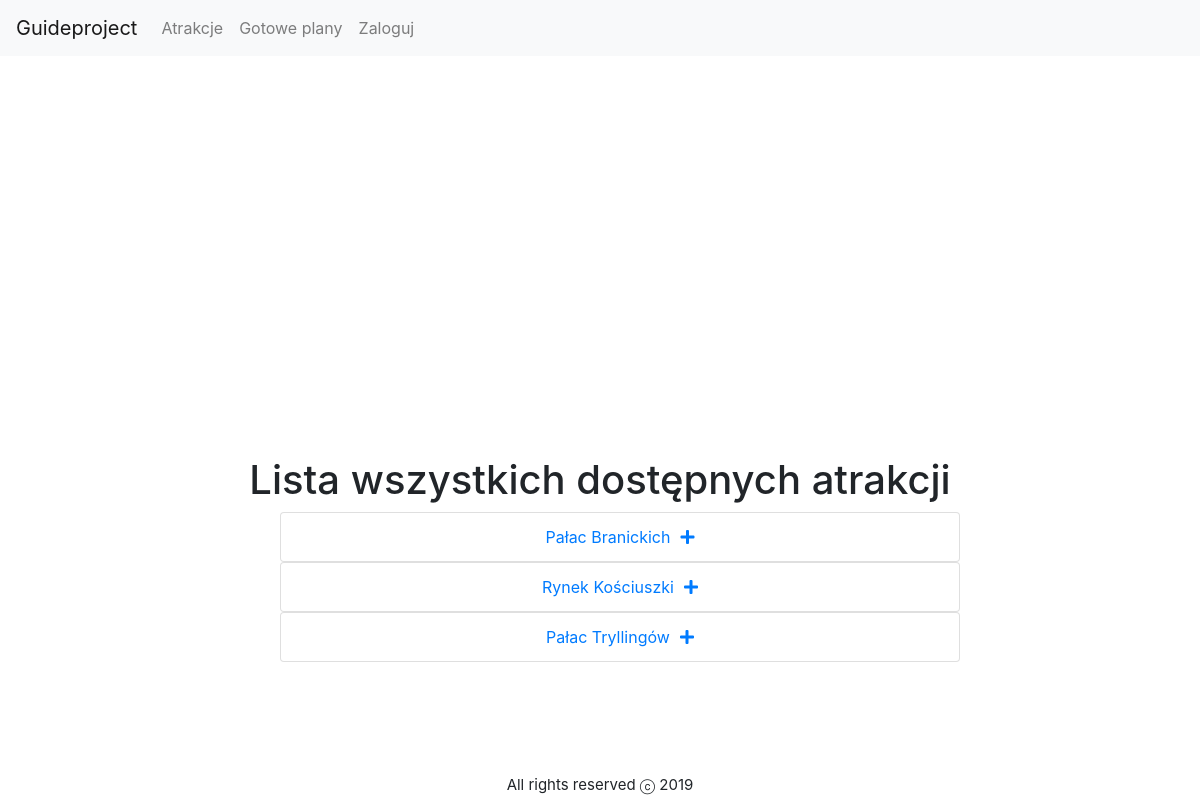
The page /guide/attractions on the database its author committed.
### guide/models.py (models this page shows, shortened)
class Attraction(models.Model):
    name = models.CharField(_("Name"),
                            max_length=200, help_text="Enter attraction's name.")
    description = models.TextField(max_length=500)
    categories = models.ManyToManyField(
        "Category")
    localization = models.ForeignKey(
        "Localization", verbose_name=_("Address"), on_delete=models.CASCADE, null=True)
    timeNeededToSightsee = models.FloatField(
        _("Time neede to sightsee (in hours)"))
    ticketCost = models.FloatField(
        _("Ticket's cost"), default=0)

### guide/views.py (the view)
# urls.py: path('attractions', views.AttractionListView.as_view(), name='attractions'),
class AttractionListView(ListView):
    model = Attraction
    def get_context_data(self, **kwargs):
        context = super().get_context_data(**kwargs)
        context["locationsInfo"] = simplejson.dumps(
            getAttractionsInfo(self.object_list))
        return context

### guide/views.py (called while the page is built)
def getAttractionsInfo(attractions):
    pos = []
    for attraction in attractions:
        pos.append({"name": attraction.name, "lat": attraction.localization.latitude,
                    "lng": attraction.localization.longitude})
    return pos

### guide/templates/guide/attraction_list.html (shortened to what this page needs)
{% extends "base.html" %}
{% block content %}
    <div id="map"></div>
    <h1><center>Lista wszystkich dostępnych atrakcji<center></h1>
    {% if attraction_list %}
        <center><ul style=" width:60%;">
        {% for attraction in attraction_list  %}
        <ul class="list-group">
        <li class="list-group-item"><a href="{% url 'attraction-detail' attraction.pk %}" >{{attraction.name}}</a><a href="{% url 'add-attraction' attraction.pk %}"><i class="fas fa-plus"></i></a></li>
        </ul>
        {% endfor %}
        </ul></center>
    {% else %}
        <p>Brak atrakcji</p>
    {% endif %}
{% endblock content %}

### guide/static/css/styles.css (style rules this page uses)
html,body { width:100vw; margin:0; padding:0; }
#map { padding:0; margin:0; width:100%; height: 400px; }
i { margin-left:10px; }

### rows shown on the page
Attraction: name "Pałac Branickich"
Attraction: name "Rynek Kościuszki"
Attraction: name "Pałac Tryllingów"
